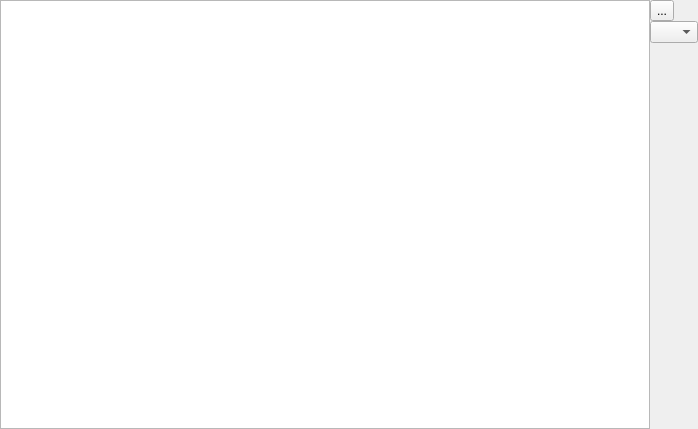
<?xml version="1.0" encoding="UTF-8"?>
<ui version="4.0">
 <class>ZoomableChartWidget</class>
 <widget class="QWidget" name="ZoomableChartWidget">
  <property name="geometry">
   <rect>
    <x>0</x>
    <y>0</y>
    <width>698</width>
    <height>429</height>
   </rect>
  </property>
  <property name="windowTitle">
   <string>Form</string>
  </property>
  <layout class="QHBoxLayout" name="horizontalLayout">
   <property name="spacing">
    <number>0</number>
   </property>
   <property name="leftMargin">
    <number>0</number>
   </property>
   <property name="topMargin">
    <number>0</number>
   </property>
   <property name="rightMargin">
    <number>0</number>
   </property>
   <property name="bottomMargin">
    <number>0</number>
   </property>
   <item>
    <widget class="ZoomableChartView" name="chartView"/>
   </item>
   <item>
    <layout class="QVBoxLayout" name="horizontalLayoutToolbar">
     <property name="spacing">
      <number>0</number>
     </property>
     <property name="leftMargin">
      <number>0</number>
     </property>
     <item>
      <widget class="QToolButton" name="toolButtonFitInView">
       <property name="toolTip">
        <string>Adjust zoom to fit all</string>
       </property>
       <property name="text">
        <string>...</string>
       </property>
       <property name="icon">
        <iconset resource="res/zoomable_chart_widget_resources.qrc">
         <normaloff>:/icons/zoom_to_fit_all.png</normaloff>:/icons/zoom_to_fit_all.png</iconset>
       </property>
      </widget>
     </item>
     <item>
      <widget class="QComboBox" name="comboBoxZoomMode">
       <property name="maximumSize">
        <size>
         <width>48</width>
         <height>16777215</height>
        </size>
       </property>
      </widget>
     </item>
     <item>
      <spacer name="verticalSpacer">
       <property name="orientation">
        <enum>Qt::Vertical</enum>
       </property>
       <property name="sizeHint" stdset="0">
        <size>
         <width>20</width>
         <height>40</height>
        </size>
       </property>
      </spacer>
     </item>
    </layout>
   </item>
  </layout>
 </widget>
 <customwidgets>
  <customwidget>
   <class>ZoomableChartView</class>
   <extends>QGraphicsView</extends>
   <header>zoomablechartview.h</header>
  </customwidget>
 </customwidgets>
 <resources>
  <include location="res/zoomable_chart_widget_resources.qrc"/>
 </resources>
 <connections/>
</ui>
